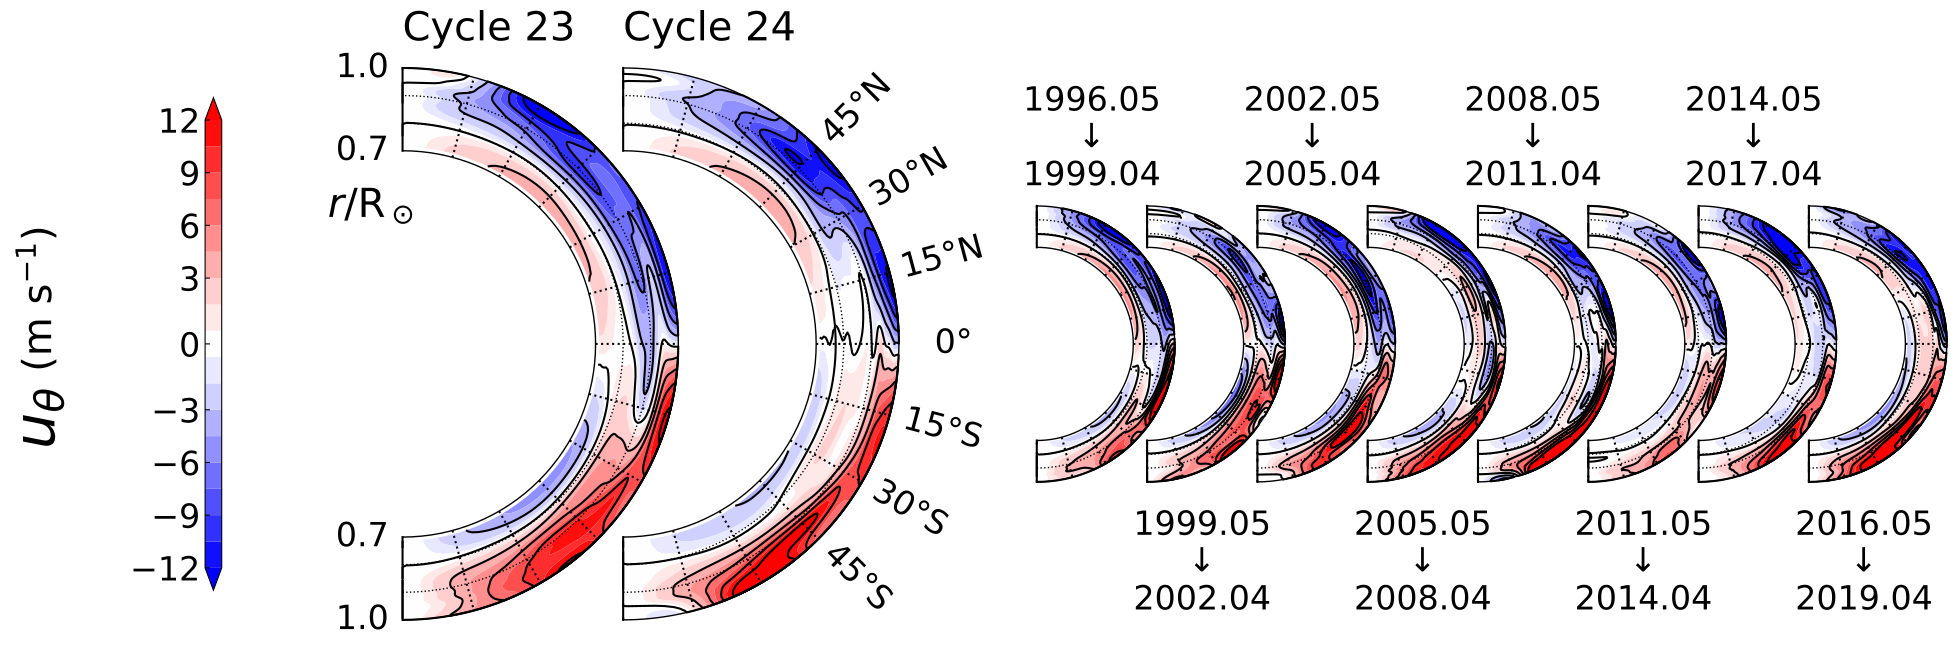

Write Python code to recreate this figure.
#!/usr/bin/env python3
# %%
from pathlib import Path
from astropy.io import fits
import numpy as np
import matplotlib.pyplot as plt
plt.rcParams['xtick.direction'] = 'in'
plt.rcParams['ytick.direction'] = 'in'
plt.rcParams['font.size'] = 24
from matplotlib.patches import Arc

def imshow_contour_stack(ax, X0, Y0, dx, Nt, Xspace, dx2, imgs, contours,
        lev=None, cticks=None, cntrlev=None,
        titles=[], clab='', unit='', xoff=0, yoff=0, cmap='seismic',
        ix_label_r=0, ix_label_lat=-1, ix_colorbar=-1):
    cmin, cmax = (np.nan, np.nan) if lev is None else lev[[0,-1]]
    zmin, zmax = np.nanmin(imgs), np.nanmax(imgs)
    if zmin < cmin and zmax > cmax:
        extend = 'both'
    elif zmin < cmin and zmax < cmax:
        extend = 'min'
    elif zmin > cmin and zmax > cmax:
        extend = 'max'
    else:
        extend = 'neither'

    nx = len(imgs)
    for ix,(img,cntr) in enumerate(zip(imgs,contours)):
        if ix < Nt:
            DX = dx*ix
            DY = 0
            S = 1
        else:
            DX = dx*(Nt-1) + Xspace + (ix-Nt)*dx2/2.
            #DY = -0.5
            DY = 0
            S = 0.5
        X = X0*S + DX
        Y = Y0*S + DY
        im = ax.contourf(X, Y, img, cmap=cmap, levels=lev, extend=extend, zorder=1-10*ix)
        if cntrlev is not None:
            cs = ax.contour(X, Y, cntr, cntrlev, zorder=2-10*ix,
                    colors='k', linestyles='solid')

        # --- solar radii ---
        for arc_r in [1, 0.9, 0.8, 0.7]:
            ls = '-' if arc_r == 1 or arc_r == 0.7 else ':'
            ax.add_patch(Arc([DX,DY], 2*arc_r*S, 2*arc_r*S, angle=0, theta1=-90, theta2=90, color='k', ls=ls, zorder=2-10*ix))
            if ix == ix_label_r and (arc_r == 1 or arc_r == 0.7):
                ax.text(-0.05+DX, DY+arc_r*S, '%.1f' % (arc_r), fontsize='medium', ha='right', va='center')
                ax.text(-0.05+DX, DY-arc_r*S, '%.1f' % (arc_r), fontsize='medium', ha='right', va='center')
        if ix == ix_label_r:
            ax.text(-0.1, 0.5, '$r/\\mathrm{R}_\\odot$', ha='center', va='center', fontsize='large')
        if ix < Nt:
            ax.plot([DX,DX], [0.7,1], 'k', zorder=2-10*ix)
            ax.plot([DX,DX], [-0.7,-1], 'k', zorder=2-10*ix)
        else:
            ax.plot([DX,DX], [0.7*S+DY,1*S+DY], 'k', zorder=2-10*ix)
            ax.plot([DX,DX], [-0.7*S+DY,-1*S+DY], 'k', zorder=2-10*ix)

        # --- latitude ---
        for lat in range(-75,90,15):
            ang = np.deg2rad(lat)
            x2 = np.cos(ang)
            y2 = np.sin(ang)
            x1, y1 = 0.7*x2, 0.7*y2
            ax.plot([x1*S+DX,x2*S+DX], [y1*S+DY,y2*S+DY], ':k', zorder=2-10*ix)
            if ix == ix_label_lat:
                if abs(lat) >= 60: continue
                if lat > 0: hemi = 'N'
                elif lat < 0: hemi = 'S'
                else:hemi = ''
                ax.text(1.2*x2*S+DX, 1.2*y2*S+DY, '$%g\\degree$%s' % (abs(lat), hemi),
                        rotation=lat, va='center', ha='center', fontsize='medium',
                        bbox=dict(fc='none', ec='none'))

        # --- colorbar ---
        ax.set_aspect('equal')
        if ix == ix_colorbar:
            ax.apply_aspect()
            l, b, w, h = ax.get_position().bounds
            cax = fig.add_axes([l-1.25*w, b+0.1*h, 0.03*w, 0.8*h])
            cbar = fig.colorbar(im, cax=cax, orientation='vertical', ticks=cticks)
            cax.yaxis.set_ticks_position('left')
            cax.text(-7+xoff, 0.40+yoff, clab, fontsize='xx-large', rotation=90, va='top', ha='center')
            cax.text(-7+xoff, 0.44+yoff, unit, fontsize='large', rotation=90, va='bottom', ha='center')

        if len(titles) > 0:
            if ix < Nt:
                ax.text(DX, 1.1, titles[ix], fontsize='large')
            else:
                if ix % 2 == 0:
                    ax.text(DX+0.2, 0.55, titles[ix], ha='center', va='bottom')
                else:
                    ax.text(DX+0.2,-0.6, titles[ix], ha='center', va='top')

    ax.spines['left'].set_visible(False)
    ax.spines['right'].set_visible(False)
    ax.spines['top'].set_visible(False)
    ax.spines['bottom'].set_visible(False)
    ax.tick_params(left=False, right=False, top=False, bottom=False,
            which='both', labelleft=False, labelbottom=False)
    ax.set_xlim(-0.01, 1.01*S + DX)
    ax.set_ylim(-1.01, 1.01)

class Data(object):
    def __init__(self, infile, is_cyc=False):
        hdus = fits.open(infile)
        zeta_phi = hdus['zeta_phi'].data
        psi_scal = hdus['psi_scal'].data
        uth = hdus['uth'].data
        ur = hdus['ur'].data

        rsun = hdus['rmesh'].header['rsun'] # [m]
        rb = hdus['rmesh'].header['rb'] # [rsun]
        r = hdus['rmesh'].data['r'] # [rsun]
        th = hdus['theta'].data['th'] # [rad]

        if is_cyc:
            uth[r < rb,:] = np.nan
            ur[r < rb,:] = np.nan
            psi_scal[r < rb,:] = np.nan
            psi_scal[:,[0,-1]] = psi_scal[:,[1,-2]]
            nr, nth = uth.shape # (178, 181)
        else:
            uth[:,r < rb,:] = np.nan
            ur[:,r < rb,:] = np.nan
            psi_scal[:,r < rb,:] = np.nan
            psi_scal[:,:,[0,-1]] = psi_scal[:,:,[1,-2]]
            nt, nr, nth = uth.shape # (?, 178, 181)
            periods = hdus['time'].data['period']
            decimalyears = hdus['time'].data['decimalyear']
            yrs = np.asarray([int(v) for v in decimalyears])
            assert len(periods) == nt
            self.yrs = yrs
            self.decimalyears = decimalyears
            self.periods = periods
        assert len(r) == nr
        assert len(th) == nth
        self.uth = uth
        self.ur = ur
        self.psi = psi_scal
        self.r = r
        self.th = th

def new_zero(arr, new):
    l = list(arr)
    assert l.count(0) == 1
    arg = l.index(0)
    l.insert(arg+1, new)
    l.insert(arg, -new)
    l.remove(0)
    return np.asarray(l)

def scaled(psi):
    vmax = np.nanmax(np.abs(psi))
    return psi/vmax

npow = 2
def powered(arr):
    return np.sign(arr)*np.abs(arr)**npow
def rooted(arr):
    return np.sign(arr)*np.abs(arr)**(1./npow)

# %%
## getdata
# indir = '/scratch/seismo/zhichao/proj_mflow3/inverted-mflow,v5/daily_mdi+gong_ratio'
indir = Path('/data/seismo/zhichao/codes/proj_mflow3/python3/data')
infile = indir / 'psi_MDIGONG-daily_RegCurl_alpha65.fits'
mrg = Data(infile)

infile = indir / 'psi_MDI2003MayGONG-daily_cycle23_alpha70_RegCurl.fits'
cy23 = Data(infile, is_cyc=True)
infile = indir / 'psi_MDI2003MayGONG-daily_cycle24_alpha70_RegCurl.fits'
cy24 = Data(infile, is_cyc=True)

## remap
assert np.all(mrg.r == cy23.r)
assert np.all(mrg.th == cy23.th)
periods = mrg.periods
yrs = mrg.yrs
r = mrg.r
th = mrg.th
R = r[:,None]
X = R*np.sin(th)
Y = R*np.cos(th)

indx = list(range(0,len(yrs),3)) + [-1]
#titles = ['Cyc 23', 'Cyc 24'] + ['\n$-$'.join(s.split('-')) for s in periods[indx]]
titles = ['Cycle 23', 'Cycle 24'] + ['\n$\\downarrow$\n'.join(s.split('-')) for s in periods[indx]]
contour_param = (scaled(mrg.psi[indx]), scaled(cy23.psi), scaled(cy24.psi), powered(np.linspace(-1,1,9)))
params = [
        # quantity for each year, quantity for cycles 23 and 24,
        # lev, cticks, clab, unit
        (mrg.uth[indx], cy23.uth, cy24.uth,
            new_zero(np.linspace(-12,12,17),0.6), np.linspace(-12,12,9),
            '$u_\\theta$', ' (m s$^{-1}$)'),
        (scaled(mrg.psi[indx]), scaled(cy23.psi), scaled(cy24.psi),
            powered(np.linspace(-1,1,17)), powered(np.linspace(-1,1,5)), # powered(np.linspace(-1,1,9)),
            '$\\psi$', ' (normalized)'),
        ]

# %%
## plot
nrows = len(params)
fig = plt.figure(figsize=(20,16))

# --- top ---
q1, q23, q24, lev, cticks, clab, unit = params[0]
# panels A, C
ax = fig.add_subplot(2,1,1)
nt = 2
imgs = [q23, q24] + list(q1)
contours = [None, None] + list(q1)
imshow_contour_stack(ax, X, Y, 0.8, nt, 1.5, 0.8, imgs, contours,
        lev=lev, cticks=cticks, cntrlev=None,
        clab=clab, unit=unit, xoff=-3, yoff=-2,
        titles=titles, cmap='bwr_r',
        ix_label_r=0, ix_label_lat=1, ix_colorbar=1)
ax.text(-1.1, 1.1, 'A', fontsize='xx-large', weight='bold')
ax.text(2.2, 1.1, 'C', fontsize='xx-large', weight='bold')

# --- bottom ---
q1, q23, q24, lev, cticks, clab, unit = params[1]
q1_cntr, q23_cntr, q24_cntr, cntrlev = contour_param
# panels B, D
ax = fig.add_subplot(2,1,2)
nt = 2
imgs = [q23, q24] + list(q1)
contours = [q23_cntr, q24_cntr] + list(q1_cntr)
imshow_contour_stack(ax, X, Y, 0.8, nt, 1.5, 0.8, imgs, contours,
        lev=lev, cticks=cticks, cntrlev=cntrlev,
        clab=clab, unit=unit, xoff=-3, yoff=-0.7,
        titles=titles, cmap='coolwarm',
        ix_label_r=0, ix_label_lat=1, ix_colorbar=1)
ax.text(-1.1, 1.1, 'B', fontsize='xx-large', weight='bold')
ax.text(2.2, 1.1, 'D', fontsize='xx-large', weight='bold')

# %%
## plot
fig = plt.figure(figsize=(20,8))  # reduced height since only one row now

# --- top (only row now) ---
q1, q23, q24, lev, cticks, clab, unit = params[0]
ax = fig.add_subplot(1,1,1)
nt = 2
imgs = [q23, q24] + list(q1)
# contours = [None, None] + list(q1)
cntrlev = np.linspace(-12, 12, 9)   # or whatever levels you want
contours = [q23, q24] + list(q1)
imshow_contour_stack(ax, X, Y, 0.8, nt, 1.5, 0.8, imgs, contours,
        lev=lev, cticks=cticks, cntrlev=cntrlev,
        clab=clab, unit=unit, xoff=-3, yoff=-2,
        titles=titles, cmap='bwr',
        ix_label_r=0, ix_label_lat=1, ix_colorbar=1)
# fig.savefig('merid_circ_zcl.pdf', bbox_inches='tight')

# %%
